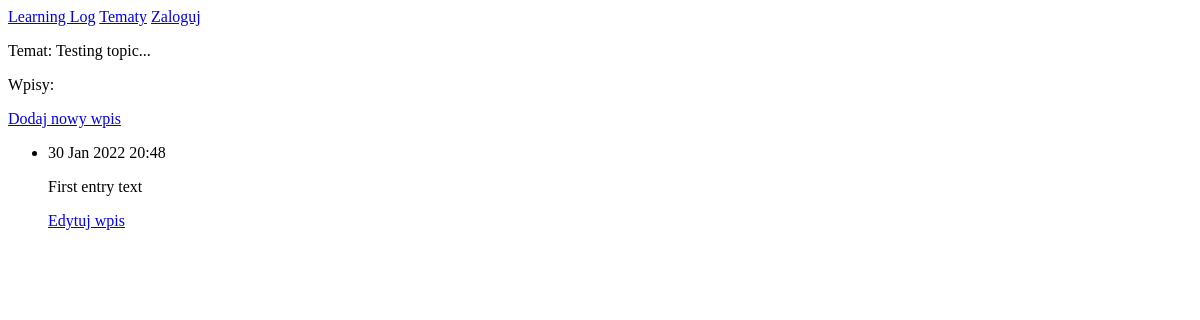
Page /topics/1 on the earlier database version.
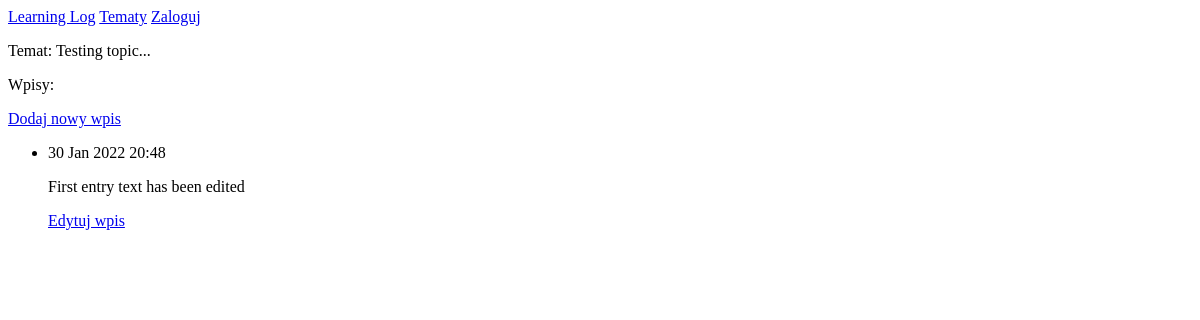
Same page on the later database version.
### learning_logs/models.py (models this page shows, shortened)
class Entry(models.Model):
    topic = models.ForeignKey(Topic, on_delete=models.CASCADE) #ForeignKey pozwala przypisywać entry do Topic, page 508
    text = models.TextField() #pole tekstowe dla treści wpisu
    date_added = models.DateTimeField(auto_now_add=True) #data utworzenia wpisu
    class Meta: #Meta przechowuje informacje dodatkowe dla modelu Entry, użycie formy entries podczas odwoływania się do więcej niż tylko jednego wpisu.
        verbose_name_plural = 'entries'

### learning_logs/views.py (the view)
# urls.py: path('topics/<int:topic_id>', views.topic, name="topic"),
def topic(request, topic_id): #topic_id przechwytuje <int:topic_id>
    topic = Topic.objects.get(id=topic_id) #funkcja get pobiera temat do topic_id przekazane zostaje id tematu
    entries = topic.entry_set.order_by('-date_added') #Pobranie wpisów powiązanych z tematem z sortowaniem odwrotnym
    context = {'topic': topic, 'entries': entries}
    return render(request, 'learning_logs/topic.html', context)

### learning_logs/models.py (called while the page is built)
    def __str__(self):
        return self.text

### learning_logs/templates/learning_logs/topic.html
{% extends "learning_logs/base.html" %}
{% block content %}
    <p>Temat: {{ topic }}</p>
    <p>Wpisy:</p>
    <p>
        <a href="{% url 'learning_logs:new_entry' topic.id %}">Dodaj nowy wpis</a>
    </p>
    <ul>
    {% for entry in entries %}
        <li>
            <p>{{ entry.date_added|date:'d M Y H:i' }}</p>
            <p>{{ entry.text|linebreaks }}</p>
            <p>
                <a href="{% url 'learning_logs:edit_entry' entry.id %}">Edytuj wpis</a>
            </p>
        </li>
    {% empty %}
        <li>
            Nie ma jeszcze żadnego wpisu.
        </li>
    {% endfor %}
    </ul>
{% endblock content %}

Differences in the rows shown:
changed Entry: text "First entry text" → "First entry text has been edited"
